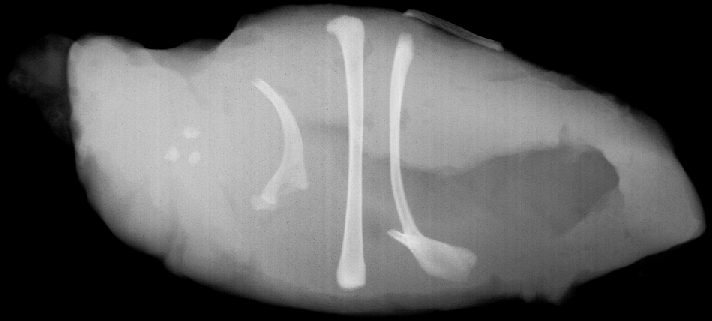
#> input picture Project3/segment.jpg, 712 x 321 px
$ python P3_task2b.py
#> lines starting #> are read from the running program, lines starting #| are printed output that depends on the picture; after the words box and inside, x2 and y2 are one past the last pixel; in counts of white or black regions, pixels touching at a corner belong together
#!/usr/bin/env python3
# -*- coding: utf-8 -*-
"""
Created on Mon Dec  3 12:08:41 2018

@author: snehamuppala
"""

#2b


print("UBID:snehamup | person: 50288710")

import math
import numpy as np
from matplotlib import pyplot as plt


import cv2

threshold_values = {}
h = [1]


def Hist(img):
   row, col = img.shape
   y = np.zeros(256)
   for i in range(0,row):
      for j in range(0,col):
         y[img[i,j]] += 1
   x = np.arange(0,256)
   plt.bar(x, y, color='b', width=2, align='center')
  # plt.bar(x, y, color='b', width=5, align='center', alpha=0.25)
   axes = plt.gca()
   axes.set_xlim([0,270])
   axes.set_ylim([0,2000])
   plt.show()
   #fig2 = plt.gcf()


   #fig2.savefig('segment_res3.jpg',dpi=100)

   return y


def regenerate_img(img, threshold):
    row, col = img.shape
    y = np.zeros((row, col))
    for i in range(0,row):
        for j in range(0,col):
            if img[i,j] >= threshold:
                y[i,j] = 255
            else:
                y[i,j] = 0
    return y


def countPixel(h):
    cnt = 0
    for i in range(0, len(h)):
        if h[i]>0:
           cnt += h[i]
    return cnt


def wieght(s, e):
    w = 0
    for i in range(s, e):
        w += h[i]
    return w


def mean(s, e):
    m = 0
    w = wieght(s, e)
    for i in range(s, e):
        m += h[i] * i

    return m/float(w)


def variance(s, e):
    v = 0
    m = mean(s, e)
    w = wieght(s, e)
    for i in range(s, e):
        v += ((i - m) **2) * h[i]
    v /= w
    return v


def threshold(h):
    cnt = countPixel(h)
    for i in range(1, len(h)):
        vb = variance(0, i)
        wb = wieght(0, i) / float(cnt)
        mb = mean(0, i)

        vf = variance(i, len(h))
        wf = wieght(i, len(h)) / float(cnt)
        mf = mean(i, len(h))

        V2w = wb * (vb) + wf * (vf)
        V2b = wb * wf * (mb - mf)**2

        fw = open("trace.txt", "a")
        fw.write('T='+ str(i) + "\n")

        fw.write('Wb='+ str(wb) + "\n")
        fw.write('Mb='+ str(mb) + "\n")
        fw.write('Vb='+ str(vb) + "\n")

        fw.write('Wf='+ str(wf) + "\n")
        fw.write('Mf='+ str(mf) + "\n")
        fw.write('Vf='+ str(vf) + "\n")

        fw.write('within class variance='+ str(V2w) + "\n")
        fw.write('between class variance=' + str(V2b) + "\n")
        fw.write("\n")

        if not math.isnan(V2w):
            threshold_values[i] = V2w


def get_optimal_threshold():

    #min_V2w = min(threshold_values.values())
    min_V2w= 5417.137395864806
    #print(min_V2w)
    optimal_threshold = [k for k, v in threshold_values.items() if v == min_V2w]
    #print ('optimal threshold', optimal_threshold[0])
    return optimal_threshold[0]


#image = Image.open('segment.jpg').convert("L")
#img = np.asarray(image)

image = cv2.imread('segment.jpg')
#> image is the input picture: shape (321, 712, 3); min 0, max 231, mean 92.5
img = cv2.cvtColor(image, cv2.COLOR_RGB2GRAY)
h = Hist(img)
#> in Hist, `plt.show()`:
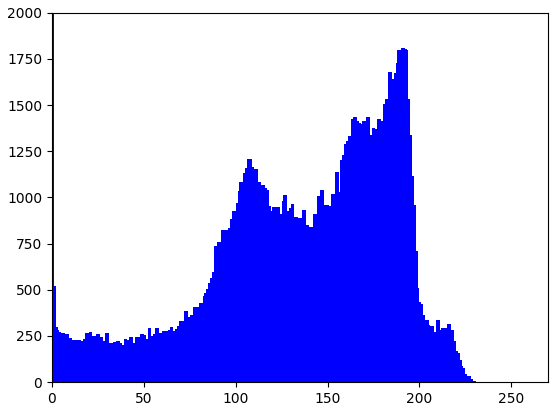
#> figure drawn by matplotlib, 1 panel; tallest bar 73274 high, from x = -1 to 1
#> h = 256 values, max 73274 at index 0, min 0 at index 232, mean 892.8
threshold(h)
#> the loop in countPixel, `for i in range(0, len(h)):` made 256 passes
#> cnt on passes 1 to 12: 73274, 73797, 74097, 74380, 74649, 74878, 75144, 75348, 75609, 75844, 76081, 76280
#> after the loop in countPixel, `for i in range(0, len(h)):`: cnt = 228552
#> the loop in threshold, `for i in range(1, len(h)):` made 255 passes
#> (vb, wb, mb, vf, wf, mf) on passes 1 to 3: (0, 0.321, 0, 2535.2, 0.679, 136.2), (0.00704, 0.323, 0.00709, 2481.8, 0.677, 136.7), (0.023, 0.324, 0.0152, 2451.3, 0.676, 136.9)


op_thres = get_optimal_threshold()
#op_thres=204
res = regenerate_img(img, op_thres)
#> after the loop in regenerate_img, `for i in range(0,row):`:
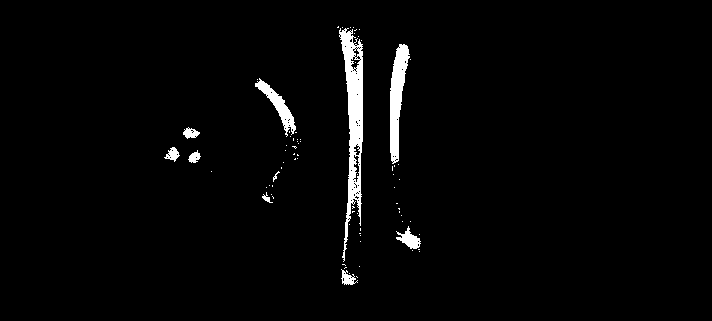
#> y: shape (321, 712) float64; 2.3% white; 76 white regions (66 under 20 px), largest, box (x1, y1, x2, y2) and area: (339, 28, 363, 262) 2504, (390, 44, 410, 164) 1282, (255, 78, 296, 137) 628
cv2.rectangle(res,(164,127),(200,162),(255,0,0),1)
cv2.rectangle(res,(255,78),(300,202),(255,0,0),1)
cv2.rectangle(res,(337,26),(362,284),(255,0,0),1)
cv2.rectangle(res,(390,44),(420,251),(255,0,0),1)
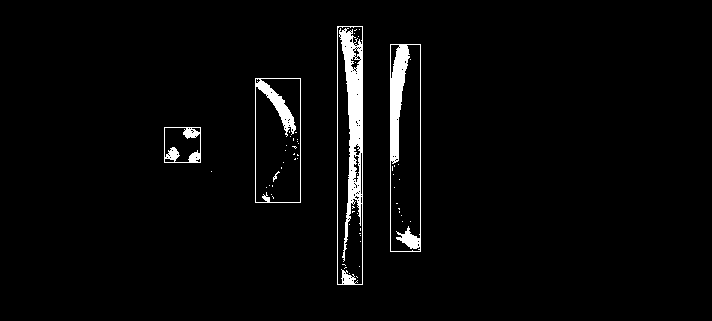
#> res: shape (321, 712) float64; 2.9% white; 59 white regions (54 under 20 px), largest, box (x1, y1, x2, y2) and area: (337, 26, 363, 285) 3115, (390, 44, 421, 252) 1955, (255, 78, 301, 203) 1002, (164, 127, 201, 163) 475, (273, 171, 280, 182) 23


cv2.imwrite("segment_res1.png", res)


plt.imshow(res,cmap='Greys')

label = (164, 127)
plt.text(164, 127, label)

label = (200,162)
plt.text(200,162, label)

label = (255,78)
plt.text(255,78, label)


label = (300,202)
plt.text(300,202, label)


label = (337,26)
plt.text(337,26, label)


label = (362,284)
plt.text(362,284, label)


label = (390,44)
plt.text(390,44, label)


label = (420,251)
plt.text(420,251, label)


plt.draw()

fig1 = plt.gcf()


fig1.savefig('segment_res2.jpg',dpi=100)
